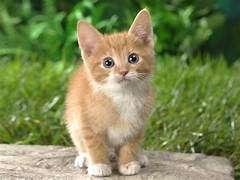
%> input picture catimage.jpg, 240 x 180 px
$ octave p2.m   (GNU Octave 9; MATLAB toolbox functions it lacks are replaced by stand-ins)
%> lines starting %> are read from the running program, lines starting %| are printed output that depends on the picture
image=imread("catimage.jpg");
%> image is the input picture: size 180x240x3 uint8; mean R, G, B 124.7, 134.9, 84.6
gi=rgb2gray(image);
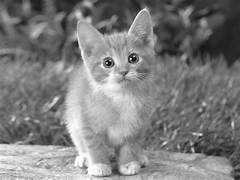
%> gi: size 180x240 uint8; min 0, max 255, mean 126.1
eqimg=histeq(gi);
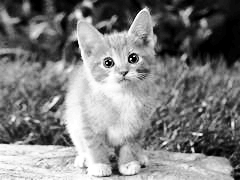
%> eqimg: size 180x240 uint8; min 0, max 255, mean 126.3
subplot(2,4,1),imshow(gi),title("original");
subplot(2,4,3),imhist(gi),title("gray image histogram");
subplot(2,4,5),imshow(eqimg),title("equilized image");
subplot(2,4,7),imhist(eqimg),title("equilized histogram");
%> after `title("equilized histogram")`:
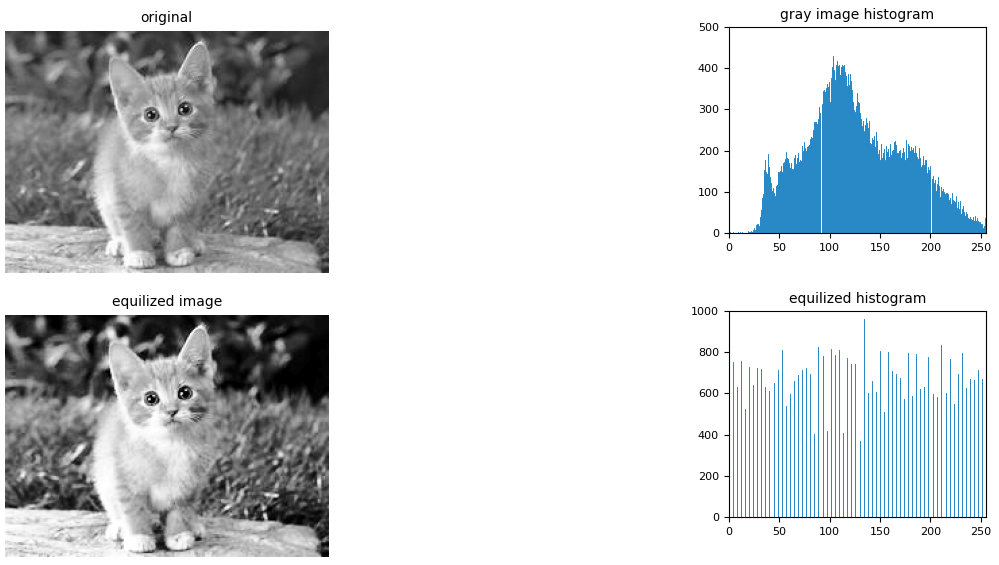
%> figure redrawn from the program's plot data, 4 panels

$ run again, with dogimg.jpg copied over catimage.jpg
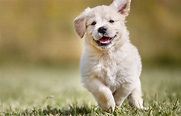
%> input picture dogimg.jpg, 181 x 116 px
%> image is the input picture: size 116x181x3 uint8; mean R, G, B 160.2, 146.5, 106.9
%> `eqimg=histeq(gi);`:
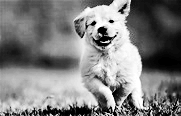
%> eqimg: size 116x181 uint8; min 0, max 255, mean 126.5
%> `title("equilized histogram")`:
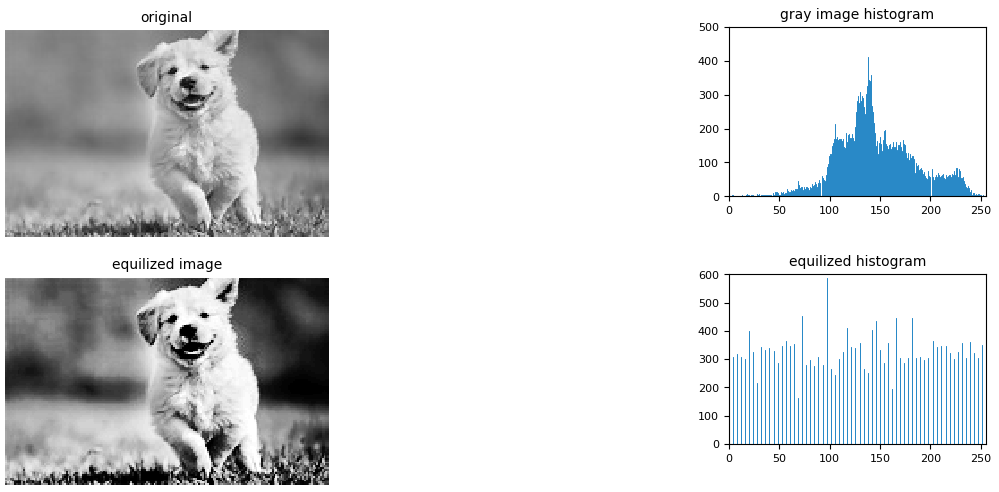
%> figure redrawn from the program's plot data, 4 panels

$ run again, with imgexp4.jpg copied over catimage.jpg
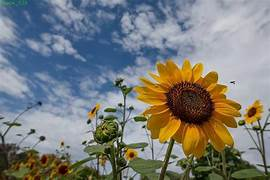
%> input picture imgexp4.jpg, 270 x 180 px
%> image is the input picture: size 180x270x3 uint8; mean R, G, B 121.8, 124.6, 123.1
%> `eqimg=histeq(gi);`:
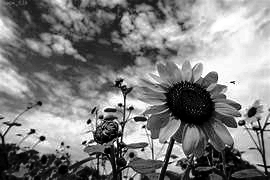
%> eqimg: size 180x270 uint8; min 0, max 255, mean 126.3
%> `title("equilized histogram")`:
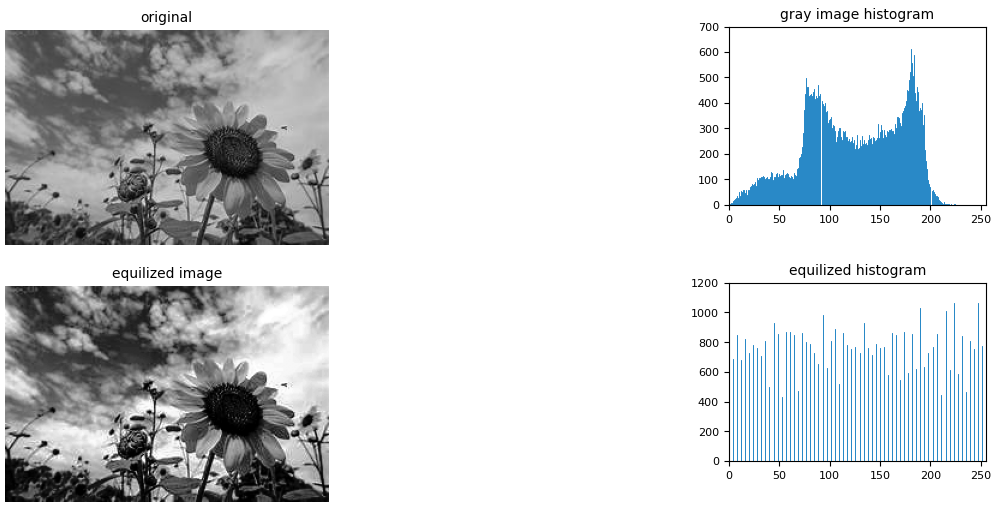
%> figure redrawn from the program's plot data, 4 panels

$ run again, with imgexp5.jpg copied over catimage.jpg
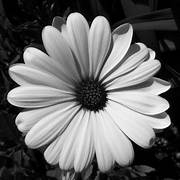
%> input picture imgexp5.jpg, 180 x 180 px
%> image is the input picture: size 180x180x3 uint8; min 0, max 255, mean 104.8
%> `eqimg=histeq(gi);`:
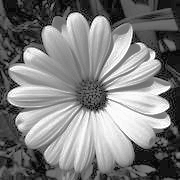
%> eqimg: size 180x180 uint8; min 8, max 255, mean 126.7
%> `title("equilized histogram")`:
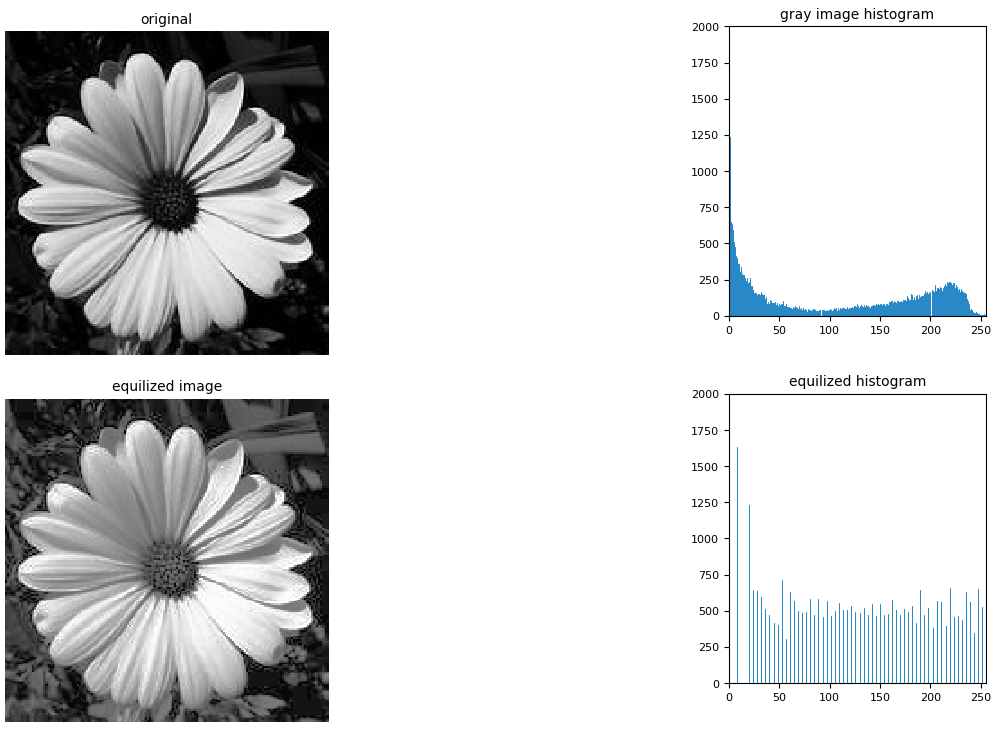
%> figure redrawn from the program's plot data, 4 panels
